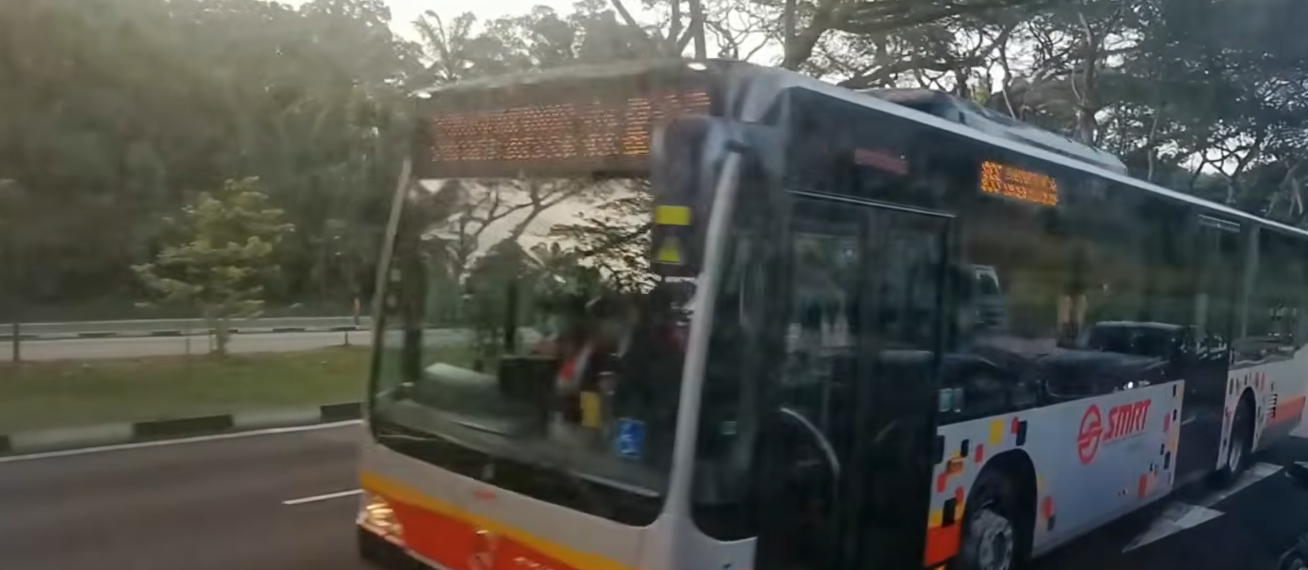
#> input picture data/samples/distance-and-image-quality/eds-cropped-at-the-image-edge.jpg, 2616 x 1140 px (shown at 1/2 size)
$ python fixture.py
#> lines starting #> are read from the running program, lines starting #| are printed output that depends on the picture; after the words box and inside, x2 and y2 are one past the last pixel; in counts of white or black regions, pixels touching at a corner belong together
"""Generate a labelled still-photo AVI fixture; this is not real bus footage."""
from pathlib import Path
import cv2

ROOT = Path(__file__).resolve().parents[2]
output = ROOT / '.runtime/test-still-video.avi'
source = ROOT / 'data/samples/distance-and-image-quality/eds-cropped-at-the-image-edge.jpg'
image = cv2.imread(str(source))
#> image is the input picture: shape (1140, 2616, 3); mean B, G, R 75.9, 81.5, 80.6
if image is None:
    raise RuntimeError(f'Could not read the bundled sample: {source}')
image = cv2.resize(image, (960, 640))
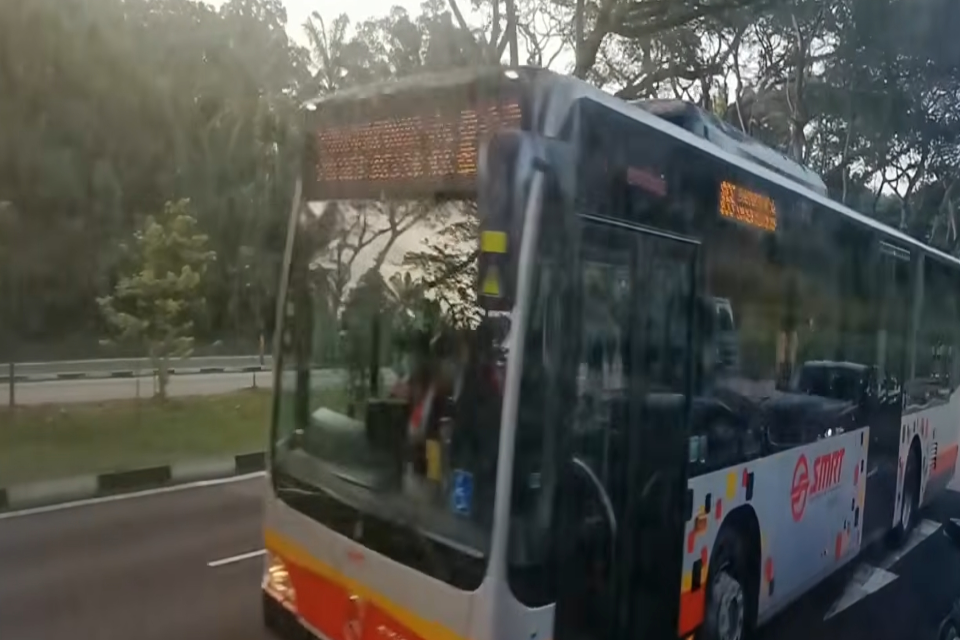
#> image: shape (640, 960, 3); mean B, G, R 75.8, 81.4, 80.5
cv2.putText(image, 'TEST FIXTURE - STILL PHOTO', (20, 620), cv2.FONT_HERSHEY_SIMPLEX,
            .6, (255, 255, 255), 2)
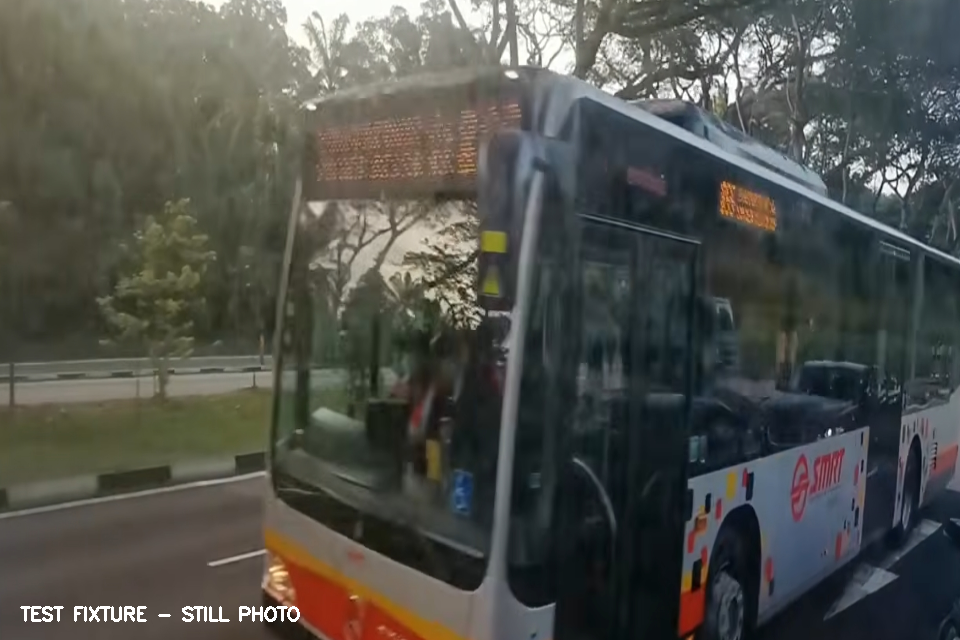
#> image: shape (640, 960, 3); 0.3% of pixels changed, all inside (x1, y1, x2, y2) = (20, 606, 300, 622)
writer = cv2.VideoWriter(str(output), cv2.VideoWriter_fourcc(*'MJPG'), 10, (960, 640))
if not writer.isOpened():
    raise RuntimeError('The local OpenCV build could not encode the AVI test fixture.')
for _ in range(100):
    writer.write(image)
writer.release()
print(output)
